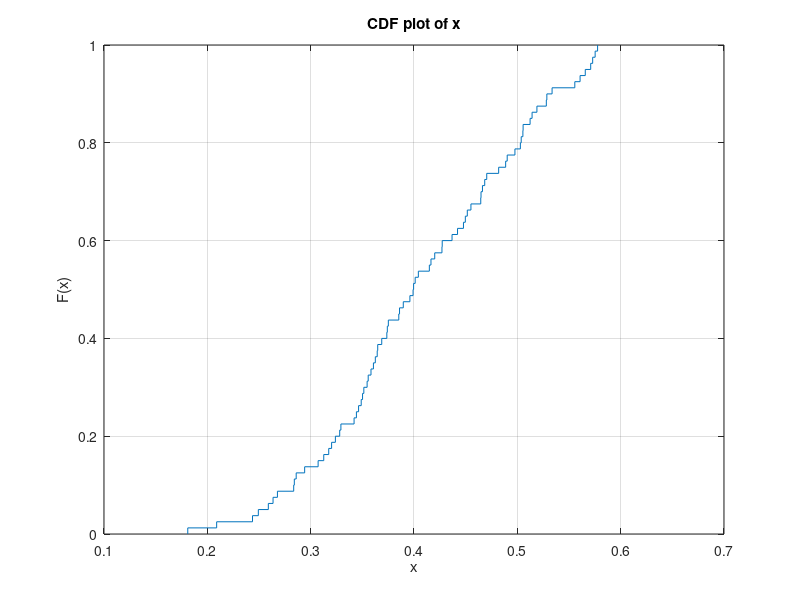

Write MATLAB code to recreate this figure.
%Calculate cdf of different distributions
%Author: Shirley
%Date: 2016/9/8

function []=CDFplot()
 pd = makedist('Normal');
 r = random(pd,[80,1]);
 p = cdf('Normal',r,1,4);
 cdfplot(p);

% pd = makedist('Poisson',lambda);
% p = cdf('Poisson',0:4,1:5);

% X = 1:200;
% Y = logncdf(X,4.5,0.1);
% func = @(fit,xdata)logncdf(xdata,fit(1),fit(2));
% fit = lsqcurvefit(func,[4 0.3],X,Y)

end
